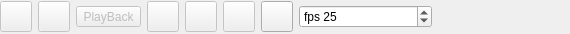
<?xml version="1.0" encoding="UTF-8"?>
<ui version="4.0">
 <class>QBirchFramePlayerWidget</class>
 <widget class="QWidget" name="QBirchFramePlayerWidget">
  <property name="geometry">
   <rect>
    <x>0</x>
    <y>0</y>
    <width>570</width>
    <height>34</height>
   </rect>
  </property>
  <property name="windowTitle">
   <string>Frame player</string>
  </property>
  <layout class="QHBoxLayout" name="horizontalLayout">
   <property name="margin">
    <number>0</number>
   </property>
   <item>
    <widget class="QToolButton" name="firstFrameButton">
     <property name="enabled">
      <bool>false</bool>
     </property>
     <property name="toolTip">
      <string>go to start</string>
     </property>
     <property name="text">
      <string/>
     </property>
     <property name="icon">
      <iconset resource="../QBirchWidgets.qrc">
       <normaloff>:/Icons/frameToFirst.png</normaloff>:/Icons/frameToFirst.png</iconset>
     </property>
     <property name="iconSize">
      <size>
       <width>24</width>
       <height>24</height>
      </size>
     </property>
    </widget>
   </item>
   <item>
    <widget class="QToolButton" name="previousFrameButton">
     <property name="enabled">
      <bool>false</bool>
     </property>
     <property name="toolTip">
      <string>reverse step</string>
     </property>
     <property name="text">
      <string/>
     </property>
     <property name="icon">
      <iconset resource="../QBirchWidgets.qrc">
       <normaloff>:/Icons/frameBack.png</normaloff>:/Icons/frameBack.png</iconset>
     </property>
     <property name="iconSize">
      <size>
       <width>24</width>
       <height>24</height>
      </size>
     </property>
     <property name="autoRepeat">
      <bool>true</bool>
     </property>
    </widget>
   </item>
   <item>
    <widget class="QToolButton" name="playReverseButton">
     <property name="enabled">
      <bool>false</bool>
     </property>
     <property name="toolTip">
      <string>play reverse / pause</string>
     </property>
     <property name="text">
      <string>PlayBack</string>
     </property>
     <property name="icon">
      <iconset resource="../QBirchWidgets.qrc">
       <normaloff>:/Icons/framePlayReverse.png</normaloff>:/Icons/framePlayReverse.png</iconset>
     </property>
     <property name="iconSize">
      <size>
       <width>24</width>
       <height>24</height>
      </size>
     </property>
     <property name="checkable">
      <bool>true</bool>
     </property>
    </widget>
   </item>
   <item>
    <widget class="QToolButton" name="playButton">
     <property name="enabled">
      <bool>false</bool>
     </property>
     <property name="toolTip">
      <string>play forward / pause</string>
     </property>
     <property name="text">
      <string/>
     </property>
     <property name="icon">
      <iconset resource="../QBirchWidgets.qrc">
       <normaloff>:/Icons/framePlay.png</normaloff>:/Icons/framePlay.png</iconset>
     </property>
     <property name="iconSize">
      <size>
       <width>24</width>
       <height>24</height>
      </size>
     </property>
     <property name="checkable">
      <bool>true</bool>
     </property>
    </widget>
   </item>
   <item>
    <widget class="QToolButton" name="nextFrameButton">
     <property name="enabled">
      <bool>false</bool>
     </property>
     <property name="toolTip">
      <string>forward step</string>
     </property>
     <property name="text">
      <string/>
     </property>
     <property name="icon">
      <iconset resource="../QBirchWidgets.qrc">
       <normaloff>:/Icons/frameForward.png</normaloff>:/Icons/frameForward.png</iconset>
     </property>
     <property name="iconSize">
      <size>
       <width>24</width>
       <height>24</height>
      </size>
     </property>
     <property name="autoRepeat">
      <bool>true</bool>
     </property>
    </widget>
   </item>
   <item>
    <widget class="QToolButton" name="lastFrameButton">
     <property name="enabled">
      <bool>false</bool>
     </property>
     <property name="toolTip">
      <string>go to end</string>
     </property>
     <property name="text">
      <string/>
     </property>
     <property name="icon">
      <iconset resource="../QBirchWidgets.qrc">
       <normaloff>:/Icons/frameToLast.png</normaloff>:/Icons/frameToLast.png</iconset>
     </property>
     <property name="iconSize">
      <size>
       <width>24</width>
       <height>24</height>
      </size>
     </property>
    </widget>
   </item>
   <item>
    <widget class="QToolButton" name="repeatButton">
     <property name="toolTip">
      <string>repeat</string>
     </property>
     <property name="text">
      <string/>
     </property>
     <property name="icon">
      <iconset resource="../QBirchWidgets.qrc">
       <normaloff>:/Icons/repeat.png</normaloff>:/Icons/repeat.png</iconset>
     </property>
     <property name="iconSize">
      <size>
       <width>24</width>
       <height>24</height>
      </size>
     </property>
     <property name="checkable">
      <bool>true</bool>
     </property>
     <property name="checked">
      <bool>false</bool>
     </property>
    </widget>
   </item>
   <item>
    <widget class="QDoubleSpinBox" name="speedSpinBox">
     <property name="sizePolicy">
      <sizepolicy hsizetype="Preferred" vsizetype="Fixed">
       <horstretch>0</horstretch>
       <verstretch>0</verstretch>
      </sizepolicy>
     </property>
     <property name="toolTip">
      <string>frame rate</string>
     </property>
     <property name="prefix">
      <string>fps </string>
     </property>
     <property name="decimals">
      <number>0</number>
     </property>
     <property name="minimum">
      <double>1.000000000000000</double>
     </property>
     <property name="maximum">
      <double>200.000000000000000</double>
     </property>
     <property name="singleStep">
      <double>1.000000000000000</double>
     </property>
     <property name="value">
      <double>25.000000000000000</double>
     </property>
    </widget>
   </item>
   <item>
    <widget class="QBirchSliderWidget" name="frameSlider" native="true">
     <property name="enabled">
      <bool>false</bool>
     </property>
     <property name="toolTip">
      <string>select frame</string>
     </property>
     <property name="decimals" stdset="0">
      <number>2</number>
     </property>
     <property name="minimum" stdset="0">
      <double>-1.000000000000000</double>
     </property>
     <property name="maximum" stdset="0">
      <double>-1.000000000000000</double>
     </property>
     <property name="value" stdset="0">
      <double>-1.000000000000000</double>
     </property>
    </widget>
   </item>
  </layout>
 </widget>
 <customwidgets>
  <customwidget>
   <class>QBirchSliderWidget</class>
   <extends>QWidget</extends>
   <header>QBirchSliderWidget.h</header>
  </customwidget>
 </customwidgets>
 <resources>
  <include location="../QBirchWidgets.qrc"/>
 </resources>
 <connections/>
</ui>
